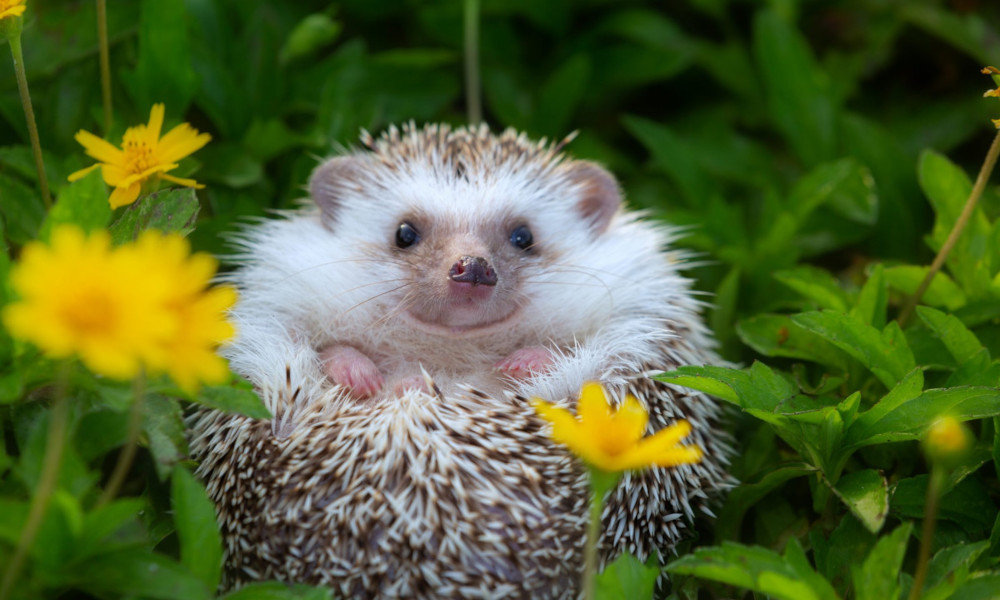
#> input picture data/hog.jpg, 1000 x 600 px
$ jupyter execute --allow-errors WK05.ipynb   (shell and % lines are left out)
#> lines starting #> are read from the running program, lines starting #| are printed output that depends on the picture
# Week 05

## Images

### Setup

Run the following 2 cells to import all necessary libraries and helpers for this week's exercises

[cell 1]
import matplotlib.pyplot as plt
import random

from PIL import Image as PImage

from image_utils import blur, edges, get_pixels, make_image

## Images as lists of lists of pixels

Just a quick review of how images are usually represented and stored in files and memory.

An image:<br>

is a collection of rows:<br>

which are collections of pixels:<br>

which are lists of color values:<br>

### Loading image files

We can use the `Image` object from the [PIL](https://pillow.readthedocs.io/en/stable/) library to open image files.

It's as simple as doing:

[cell 2]
mimg = PImage.open("./data/hog.jpg")
#> mimg is the input picture: PIL image 1000x600 RGB; mean R, G, B 83.7, 99.3, 49.7
display(mimg)

[cell 3]
print(mimg)
#| <PIL.JpegImagePlugin.JpegImageFile image mode=RGB size=1000x600 at 0x7F47143A1910>

[cell 4]
mimg

Now `mimg` is an image object and we can get some information about our image directly from this object.

### Image properties

For example, to get its dimensions, in pixels, we can access its `size` variable, which holds $2$ values:

[cell 5]
print(mimg.size)
#| (1000, 600)
print(mimg.size[0], mimg.size[1])
#| 1000 600

iw, ih = mimg.size
#> iw = 1000; ih = 600
print(iw, ih)
#| 1000 600

[cell 6]
image_width, image_height = mimg.size
#> image_width = 1000; image_height = 600

print(image_width, "x", image_height)
#| 1000 x 600
print("total number of pixels:", image_width * image_height)
#| total number of pixels: 600000

And, to get the number of channels we can call its `getbands()` function:

[cell 7]
mimg.getbands()
#> Out = ('R', 'G', 'B')

[cell 8]
b0, b1, b2 = mimg.getbands()
#> b0 = 'R'; b1 = 'G'; b2 = 'B'
print(b2)
#| B

#> (a cell that did not finish here is left out)

[cell 10]
channel_count = len(mimg.getbands())
#> channel_count = 3

print(channel_count, "channels")
#| 3 channels

### About channels

Grayscale images have $1$ channel: each pixel holds a value between $0$ and $255$ that represents how bright that pixels is.

RGB images have $3$ channels: each pixel is represented by $3$ values, one for each of the colors red, green and blue.

RGBA images have $4$ channels: each pixel has $3$ values for its RGB components, plus an extra one for transparency.

This is important because when we get the list of pixels for an image we need to know what to expect from each of the list's members.

### Visualize the image

We can just call the built-in notebook function `display()`

[cell 11]
display(mimg)

### Get info for another image

Either upload a different image to the notebook, or open up the `data/flowers.jpg` image and print out its width, height, total number of pixels and number of channels.

[cell 12]
# TODO: open another image and print its properties
aimg = PImage.open("./data/flowers.jpg")
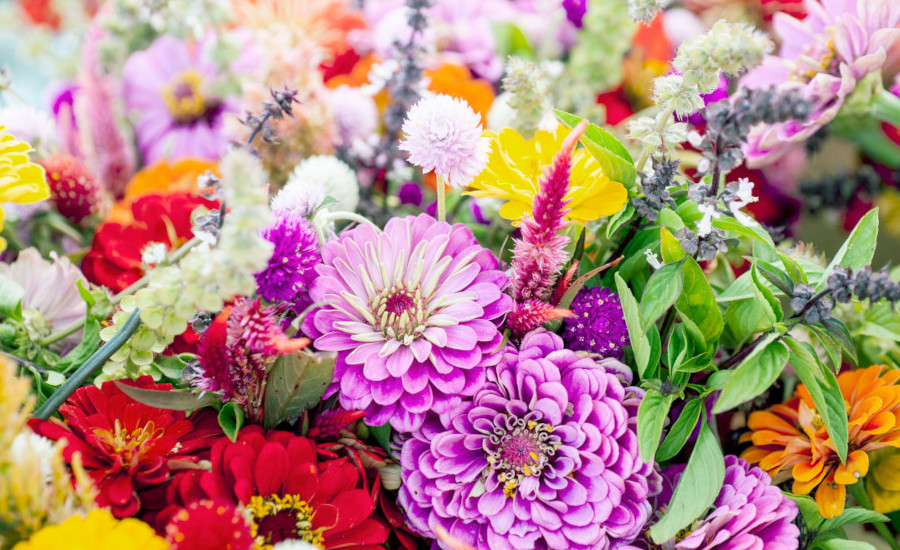
#> input picture data/flowers.jpg, 900 x 550 px
#> aimg is the input picture: PIL image 900x550 RGB; mean R, G, B 180.9, 137.1, 129.6
print(aimg)
#| <PIL.JpegImagePlugin.JpegImageFile image mode=RGB size=900x550 at 0x7F47143B2B50>

# TODO: display the second image
display(aimg)

### Getting pixel color lists

We can also easily get a list of all the pixel color values by calling the object's `getdata()` member function and turning the result into a `list`.

This list has $width \times height$ elements, one for each pixel on the image, and when working with RGB images, each pixel element will have $3$ values.

We can take a look at some pixel values, and check that the length of the pixel array is equal to the $width$ of the image times its $height$.

[cell 13]
img_pixels = list(mimg.getdata())
#> img_pixels = 600000 items
print(len(img_pixels))
#| 600000
img_pixels[0]
#> Out = (216, 152, 3)

[cell 14]
img_pixels = list(mimg.getdata())

print(mimg.size, mimg.size[0] * mimg.size[1], len(img_pixels))
#| (1000, 600) 600000 600000
print(img_pixels[:5])
#| [(216, 152, 3), (206, 141, 0), (201, 135, 0), (205, 137, 0), (208, 142, 4)]

Even though we view our images as two-dimensional arrangements of colors, in memory and in files, they're just long lists of numbers.

And, just like with audio files, we can create or manipulate these numeric lists before viewing them as images.

### Creating images from pixel color lists

This is a bit trickier.

We first have to create an empty image with a given size and specific number of channels, and then pass a list of pixel values to fill it:

[cell 15]
# This creates an empty grayscale image with size 400 x 400
rimg = PImage.new("L", (400, 400))
#> rimg: PIL image 400x400 L; every value is 0

# This fills a list with 400 * 400 random values between 0 and 255
rpix_vals = []
for i in range(400 * 400):
  rpix_vals.append(int(i/160000 * 255))

# This puts the pixel values into the image object, so we can visualize it
rimg.putdata(rpix_vals)
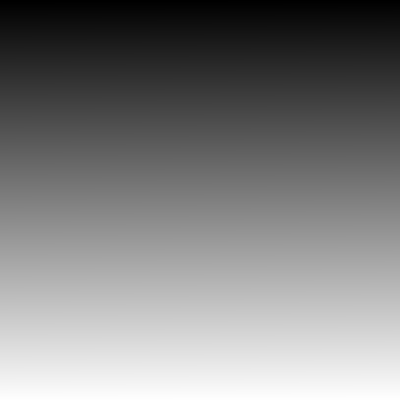
#> rimg: PIL image 400x400 L; min 0, max 254, mean 127
display(rimg)

### An RGB example

[cell 16]
# This creates an empty, 3-channel, RGB image with size 400 x 400
rimg = PImage.new("RGB", (400, 400))
#> rimg: PIL image 400x400 RGB; every value is 0

# This fills a list with 400 * 400 RGB values
rpix_vals = []
for i in range(400 * 400):
  r = int(i / 160000 * 255)
  b = 255 - int(i / 160000 * 255)
  rpix_vals.append((r, 0, b))

# This puts the pixel values into the image object, so we can visualize it
rimg.putdata(rpix_vals)
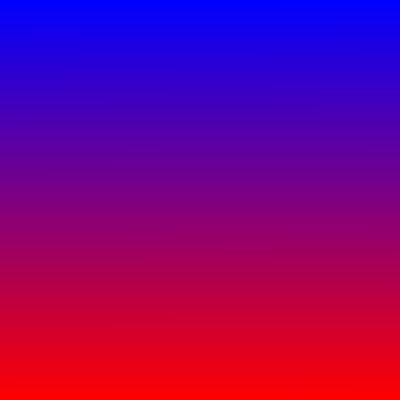
#> rimg: PIL image 400x400 RGB; mean R, G, B 127, 0, 128
display(rimg)

## 😵‍💫😖

And, just like with audio files and sample lists, it's kind of annoying to always be turning pixels into images and images into pixels like this.

Additionally, if the content of the pixel list passed to the function doesn't match the expected number of pixels or channels, the conversion will fail.

Luckily, we can use some helper functions to make this easier.

### Images and Pixels

We can use the helper functions `get_pixels()` and `make_image()` to convert between pixel arrays and PIL images.

If the `make_image()` function is called with just an array of pixels it will assume we want a square image with equal width and height. To make an image with a more specific size, at least one more parameter has to be used: `make_image(pixels, width, height)`.

or even just: `make_image(pixels, width)` and it will figure out the height automatically.

Something like the example above could look like:

[cell 17]
# This fills a list with 400 * 400 RGB values
rpix_vals = [(int(i / 160000 * 255), 0, 255 - int(i / 160000 * 255)) for i in range(400*400)]

# This creates an image object from the pixel values so we can visualize it

# if we don't give it a width, it assumes a square image
#> (the rest of this cell did not finish here and is left out)

[cell 18]
# first 10 pixels
rpix_vals[:10]

[cell 19]
# every 1000 pixels
rpix_vals[::1000]

#> (a cell that did not finish here is left out)

### Updating images

Since the pixel array is a separate object from the `PImage` object, once we change an image's pixel array we have to create a new image to see the results:

[cell 21]
himg = PImage.open("./data/hog.jpg")

#> (the rest of this cell did not finish here and is left out)

[cell 22]
# Trying to mirror
himg = PImage.open("./data/hog.jpg")

#> (the rest of this cell did not finish here and is left out)

[cell 23]
# Actual mirror
himg = PImage.open("./data/hog.jpg")
iw,ih = himg.size

#> (the rest of this cell did not finish here and is left out)

## Processing pixels

### Visualizing color channel

We can create new images by changing the values of the pixels in our list.

For example, if we want to separate the `red` component of our image, we can go through all of the pixel values and remove their `green` and `blue` components.

[cell 24]
himg = PImage.open("./data/hog.jpg")
#> (the rest of this cell did not finish here and is left out)

### Separating color channel

The above cell removes green and blue color information from our image, but we still have 3-channel pixels.

If we want look at the values of a particular channel separately, we can extract the values from a particular channel and create a grayscale image that represents the strength (brightness) of that channel.

[cell 25]
himg = PImage.open("./data/hog.jpg")
#> (the rest of this cell did not finish here and is left out)

We could've also done the above using a one-line list comprehension expression:

[cell 26]
himg = PImage.open("./data/hog.jpg")
#> (the rest of this cell did not finish here and is left out)

[cell 27]
himg = PImage.open("./data/hog.jpg")
#> (the rest of this cell did not finish here and is left out)

Or swapped G and B channels

[cell 28]
himg = PImage.open("./data/hog.jpg")
#> (the rest of this cell did not finish here and is left out)

### Saving

If we create something we want to keep, we can save an image to a file by calling the `.save()` function of an `Image` object.

[cell 29]
print(himg)
#| <PIL.JpegImagePlugin.JpegImageFile image mode=RGB size=1000x600 at 0x7F4711638810>
